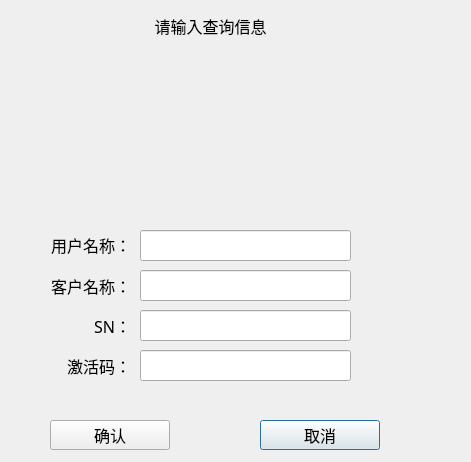
<?xml version="1.0" encoding="UTF-8"?>
<ui version="4.0">
 <class>Log_LogQueryDlg</class>
 <widget class="QDialog" name="Log_LogQueryDlg">
  <property name="geometry">
   <rect>
    <x>0</x>
    <y>0</y>
    <width>471</width>
    <height>462</height>
   </rect>
  </property>
  <property name="windowTitle">
   <string>Dialog</string>
  </property>
  <property name="styleSheet">
   <string notr="true"/>
  </property>
  <widget class="QLabel" name="label_2">
   <property name="geometry">
    <rect>
     <x>10</x>
     <y>270</y>
     <width>121</width>
     <height>31</height>
    </rect>
   </property>
   <property name="font">
    <font>
     <family>微软雅黑</family>
     <pointsize>12</pointsize>
    </font>
   </property>
   <property name="styleSheet">
    <string notr="true"/>
   </property>
   <property name="text">
    <string>客户名称：</string>
   </property>
   <property name="alignment">
    <set>Qt::AlignRight|Qt::AlignTrailing|Qt::AlignVCenter</set>
   </property>
  </widget>
  <widget class="QLineEdit" name="userEdit">
   <property name="geometry">
    <rect>
     <x>140</x>
     <y>270</y>
     <width>211</width>
     <height>31</height>
    </rect>
   </property>
   <property name="font">
    <font>
     <family>微软雅黑</family>
     <pointsize>12</pointsize>
    </font>
   </property>
   <property name="styleSheet">
    <string notr="true"/>
   </property>
  </widget>
  <widget class="QPushButton" name="quitBtn">
   <property name="geometry">
    <rect>
     <x>260</x>
     <y>420</y>
     <width>120</width>
     <height>30</height>
    </rect>
   </property>
   <property name="font">
    <font>
     <family>微软雅黑</family>
     <pointsize>12</pointsize>
    </font>
   </property>
   <property name="styleSheet">
    <string notr="true"/>
   </property>
   <property name="text">
    <string>取消</string>
   </property>
  </widget>
  <widget class="QPushButton" name="okBtn">
   <property name="geometry">
    <rect>
     <x>50</x>
     <y>420</y>
     <width>120</width>
     <height>30</height>
    </rect>
   </property>
   <property name="font">
    <font>
     <family>微软雅黑</family>
     <pointsize>12</pointsize>
    </font>
   </property>
   <property name="styleSheet">
    <string notr="true"/>
   </property>
   <property name="text">
    <string>确认</string>
   </property>
  </widget>
  <widget class="QWidget" name="dateWid" native="true">
   <property name="geometry">
    <rect>
     <x>10</x>
     <y>59</y>
     <width>450</width>
     <height>151</height>
    </rect>
   </property>
   <property name="font">
    <font>
     <family>微软雅黑</family>
     <pointsize>12</pointsize>
    </font>
   </property>
   <property name="styleSheet">
    <string notr="true"/>
   </property>
  </widget>
  <widget class="QLabel" name="label">
   <property name="geometry">
    <rect>
     <x>140</x>
     <y>10</y>
     <width>141</width>
     <height>31</height>
    </rect>
   </property>
   <property name="font">
    <font>
     <family>微软雅黑</family>
     <pointsize>12</pointsize>
    </font>
   </property>
   <property name="styleSheet">
    <string notr="true"/>
   </property>
   <property name="text">
    <string>请输入查询信息</string>
   </property>
   <property name="alignment">
    <set>Qt::AlignCenter</set>
   </property>
  </widget>
  <widget class="QLineEdit" name="snEdit">
   <property name="geometry">
    <rect>
     <x>140</x>
     <y>310</y>
     <width>211</width>
     <height>31</height>
    </rect>
   </property>
   <property name="font">
    <font>
     <family>微软雅黑</family>
     <pointsize>12</pointsize>
    </font>
   </property>
   <property name="styleSheet">
    <string notr="true"/>
   </property>
  </widget>
  <widget class="QLabel" name="label_3">
   <property name="geometry">
    <rect>
     <x>10</x>
     <y>310</y>
     <width>121</width>
     <height>31</height>
    </rect>
   </property>
   <property name="font">
    <font>
     <family>微软雅黑</family>
     <pointsize>12</pointsize>
    </font>
   </property>
   <property name="styleSheet">
    <string notr="true"/>
   </property>
   <property name="text">
    <string>SN：</string>
   </property>
   <property name="alignment">
    <set>Qt::AlignRight|Qt::AlignTrailing|Qt::AlignVCenter</set>
   </property>
  </widget>
  <widget class="QLabel" name="label_4">
   <property name="geometry">
    <rect>
     <x>10</x>
     <y>229</y>
     <width>121</width>
     <height>31</height>
    </rect>
   </property>
   <property name="font">
    <font>
     <family>微软雅黑</family>
     <pointsize>12</pointsize>
    </font>
   </property>
   <property name="styleSheet">
    <string notr="true"/>
   </property>
   <property name="text">
    <string>用户名称：</string>
   </property>
   <property name="alignment">
    <set>Qt::AlignRight|Qt::AlignTrailing|Qt::AlignVCenter</set>
   </property>
  </widget>
  <widget class="QLabel" name="label_5">
   <property name="geometry">
    <rect>
     <x>10</x>
     <y>350</y>
     <width>121</width>
     <height>31</height>
    </rect>
   </property>
   <property name="font">
    <font>
     <family>微软雅黑</family>
     <pointsize>12</pointsize>
    </font>
   </property>
   <property name="styleSheet">
    <string notr="true"/>
   </property>
   <property name="text">
    <string>激活码：</string>
   </property>
   <property name="alignment">
    <set>Qt::AlignRight|Qt::AlignTrailing|Qt::AlignVCenter</set>
   </property>
  </widget>
  <widget class="QLineEdit" name="statusEdit">
   <property name="geometry">
    <rect>
     <x>140</x>
     <y>350</y>
     <width>211</width>
     <height>31</height>
    </rect>
   </property>
   <property name="font">
    <font>
     <family>微软雅黑</family>
     <pointsize>12</pointsize>
    </font>
   </property>
   <property name="styleSheet">
    <string notr="true"/>
   </property>
  </widget>
  <widget class="QLineEdit" name="devtypeEdit">
   <property name="geometry">
    <rect>
     <x>140</x>
     <y>230</y>
     <width>211</width>
     <height>31</height>
    </rect>
   </property>
   <property name="font">
    <font>
     <family>微软雅黑</family>
     <pointsize>12</pointsize>
    </font>
   </property>
   <property name="styleSheet">
    <string notr="true"/>
   </property>
  </widget>
 </widget>
 <resources/>
 <connections/>
</ui>
